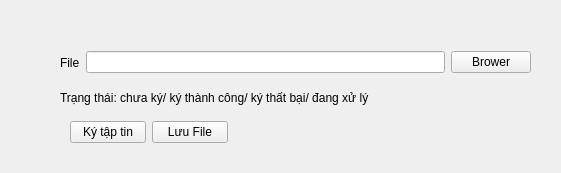
<?xml version="1.0" encoding="UTF-8"?>
<ui version="4.0">
 <class>Form</class>
 <widget class="QWidget" name="Form">
  <property name="geometry">
   <rect>
    <x>0</x>
    <y>0</y>
    <width>561</width>
    <height>173</height>
   </rect>
  </property>
  <property name="windowTitle">
   <string>Kí Số Tập Tin</string>
  </property>
  <widget class="QLabel" name="label_2">
   <property name="geometry">
    <rect>
     <x>60</x>
     <y>90</y>
     <width>311</width>
     <height>16</height>
    </rect>
   </property>
   <property name="text">
    <string>Trạng thái: chưa ký/ ký thành công/ ký thất bại/ đang xử lý</string>
   </property>
  </widget>
  <widget class="QWidget" name="">
   <property name="geometry">
    <rect>
     <x>60</x>
     <y>50</y>
     <width>471</width>
     <height>25</height>
    </rect>
   </property>
   <layout class="QHBoxLayout" name="horizontalLayout">
    <item>
     <widget class="QLabel" name="label">
      <property name="text">
       <string>File</string>
      </property>
     </widget>
    </item>
    <item>
     <widget class="QLineEdit" name="lineEdit">
      <property name="readOnly">
       <bool>true</bool>
      </property>
     </widget>
    </item>
    <item>
     <widget class="QPushButton" name="pushButton">
      <property name="text">
       <string>Brower</string>
      </property>
     </widget>
    </item>
   </layout>
  </widget>
  <widget class="QWidget" name="">
   <property name="geometry">
    <rect>
     <x>70</x>
     <y>120</y>
     <width>158</width>
     <height>25</height>
    </rect>
   </property>
   <layout class="QHBoxLayout" name="horizontalLayout_2">
    <item>
     <widget class="QPushButton" name="pushButton_2">
      <property name="text">
       <string>Ký tập tin</string>
      </property>
     </widget>
    </item>
    <item>
     <widget class="QPushButton" name="pushButton_3">
      <property name="text">
       <string>Lưu File</string>
      </property>
     </widget>
    </item>
   </layout>
  </widget>
 </widget>
 <resources/>
 <connections/>
</ui>
